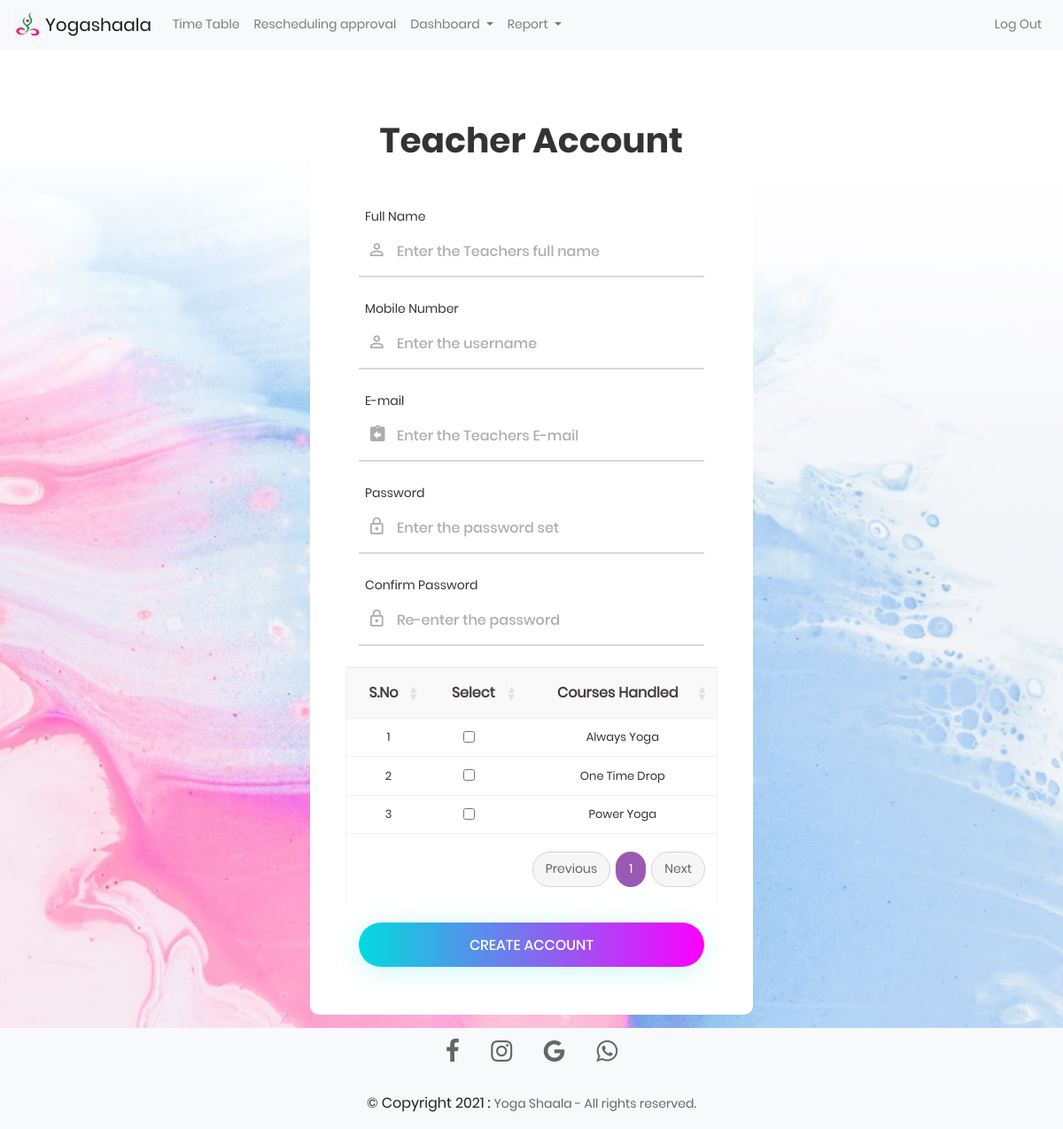
The page /add_teacher/ (signed in) on the database its author committed.
### first_app/models.py (models this page shows, shortened)
class addcourse(models.Model):
    id = models.IntegerField(primary_key=True)
    name = models.CharField(max_length=15)
    classes = models.IntegerField()
    duration = models.IntegerField()
    cost = models.IntegerField()

### first_app/views.py (the view, shortened to what this page needs)
# urls.py: path('add_teacher/',views.add_teacher,name='add_teacher'),
def add_teacher(request):
    if not (request.user.is_superuser):
        return render(request, 'first_app/indexH.html')
    data = addcourse.objects.exclude(id='1')
    context = {'d':data }
    return render(request, 'first_app/add_teacher.html',context)

### templates/first_app/add_teacher.html (shortened to what this page needs)
<!DOCTYPE html>
{% load static %}
<html lang="en">
<head>
	<link rel="stylesheet" type="text/css" href="{% static 'vendor/bootstrap/css/bootstrap.min.css' %}">
	<link rel="stylesheet" type="text/css" href="{% static 'fonts/font-awesome-4.7.0/css/font-awesome.min.css' %}">
	<link rel="stylesheet" type="text/css" href="{% static 'fonts/iconic/css/material-design-iconic-font.min.css' %}">
	<link rel="stylesheet" type="text/css" href="{% static 'vendor/animate/animate.css' %}">
	<link rel="stylesheet" type="text/css" href="{% static 'vendor/css-hamburgers/hamburgers.min.css' %}">
	<link rel="stylesheet" type="text/css" href="{% static 'vendor/animsition/css/animsition.min.css' %}">
	<link rel="stylesheet" type="text/css" href="{% static 'vendor/select2/select2.min.css' %}">
	<link rel="stylesheet" type="text/css" href="{% static 'vendor/daterangepicker/daterangepicker.css' %}">
	<link rel="stylesheet" type="text/css" href="{% static 'css/util.css' %}">
	<link rel="stylesheet" type="text/css" href="{% static 'css/main.css' %}">
    <link rel="stylesheet" type="text/css" href="https://cdn.datatables.net/1.11.3/css/jquery.dataTables.min.css">
    <link rel="stylesheet" type="text/css" href="https://cdnjs.cloudflare.com/ajax/libs/font-awesome/4.7.0/css/font-awesome.css">
</head>
<body>
<nav class="navbar navbar-expand-lg navbar-light bg-light">
    <a class="navbar-brand" href="#">
         <img src="{% static 'images/icons/symbol.jpeg' %}"  width="30" height="30" class="d-inline-block align-top" alt="">
        Yogashaala</a>
    <div class="collapse navbar-collapse" id="navbarSupportedContent">
      <ul class="navbar-nav mr-auto">
        <li class="nav-item">
            <a class="nav-link" href="/admin_home/">Time Table</a>
          </li>
          <li class="nav-item">
          <a class="nav-link" href="/reschedule_approve/">Rescheduling approval</a>
        </li>
        <li class="nav-item dropdown">
            <a class="nav-link dropdown-toggle" href="#" id="navbarDropdown" role="button" data-toggle="dropdown" aria-haspopup="true" aria-expanded="false">
            Dashboard
            </a>
        </li>
		   <li class="nav-item dropdown">
            <a class="nav-link dropdown-toggle" href="#" id="navbarDropdown2" role="button" data-toggle="dropdown" aria-haspopup="true" aria-expanded="false">
            Report
            </a>
        </li>
      </ul>
      <ul class="navbar-nav right hide-on-med-and-down">
        <li>
            <a class="nav-link" aria-current="page" href="/logout/">Log Out</a>
        </li>
    </ul>
    </div>
  </nav>
	<div class="limiter">
		<div class="container-login100" style="background-image:  url({% static 'images/bg-01.jpeg' %});">
			<div class="wrap-login100 p-l-55 p-r-55 p-t-65 p-b-54">
				<form class="login100-form validate-form" method="POST">
					<span class="login100-form-title p-b-49">
						Teacher Account
					</span>
                    <div class="wrap-input100 validate-input m-b-23" data-validate = "Full Name is required">
						<span class="label-input100">Full Name</span>
						<input class="input100" type="text" name="first_name" placeholder="Enter the Teachers full name">
						<span class="focus-input100" data-symbol="&#xf206;"></span>
					</div>
					<div class="wrap-input100 validate-input m-b-23" data-validate = "Username is required">
						<span class="label-input100">Mobile Number</span>
						<input class="input100" type="text" name="username" placeholder="Enter the username">
						<span class="focus-input100" data-symbol="&#xf206;"></span>
					</div>
                    <div class="wrap-input100 validate-input m-b-23" data-validate = "e-Mail is required">
						<span class="label-input100">E-mail</span>
						<input class="input100" type="email" name="email" placeholder="Enter the Teachers E-mail">
						<span class="focus-input100" data-symbol="&#xf10a;"></span>
					</div>
					<div class="wrap-input100 validate-input m-b-23" >
						<span class="label-input100">Password</span>
						<input class="input100" type="password" name="pwd1" placeholder="Enter the password set">
						<span class="focus-input100" data-symbol="&#xf190;"></span>
					</div>
                    <div class="wrap-input100 validate-input m-b-23" >
						<span class="label-input100"> Confirm Password</span>
						<input class="input100" type="password" name="pwd2" placeholder="Re-enter the password">
						<span class="focus-input100" data-symbol="&#xf190;"></span>
					</div>
                    <div class="row">
                        <div class="col-md-12 main-datatable">
                            <div class="card_body">
                                <div class="overflow-x">
                                    <table style="width:100%" id="filtertable" class="table table-hover table cust-datatable dataTable no-footer">
                                        <thead>
                                            <tr>
                                                <th style="min-width: 0px;">S.No</th>
                                                <th style="min-width: 0px;">Select</th>
                                                <th style="min-width: 0px;">Courses Handled</th>
                                            </tr>
                                        </thead>
                                        <tbody>
            								{% for i in d %}
                                            <tr>
												<td>{{ forloop.counter }}</td>
												<td>
                                                    <input class="form-check-input" type="checkbox" value="{{i.id}}" name="id[]" >
                                                </td>
												<td>{{i.name}}</td>
											</tr>
											{% endfor %}
                                        </tbody>
                                    </table>
                                </div>
                            </div>
                        </div>
                    </div>
					<div class="container-login100-form-btn p-t-20">
						<div class="wrap-login100-form-btn">
							<div class="login100-form-bgbtn"></div>
							<button class="login100-form-btn" data-toggle="modal" data-target="#signup">
								Create Account
							</button>
						</div>
					</div>
				</form>
			</div>
		</div>
	</div>
<footer class="page-footer font-small bg-light">
  <div class="container  text-center black-text py-3">
	  <div class="row">
		<div class="col-md-12 justify-content: space-around">
		  <div class="flex-center">
			<a class="fb-ic" href="https://www.facebook.com/yogashaala">
			  <i class="fa fa-facebook-f fa-lg  text-center black-text  fa-2x mr-3 ml-3" > </i>
			</a>
			<a class="ins-ic" href="https://www.instagram.com/yogashaala">
			  <i class="fa fa-instagram fa-lg text-center black-text fa-2x mr-3 ml-3" > </i>
			</a>
			<a class="gplus-ic" href="mailto:info@yogashaala.net?cc=marksim@yogashaala.net&subject=Website%20Contact&body=I%20would%20like%20to%20more%20about%20the%20classes.%20This%20is%20my%20contact%20number%20and%20email%20address.">
			  <i class="fa fa-google fa-lg  text-center black-text  fa-2x mr-3 ml-3" > </i>
			</a>
			<a class="wh-ic" href="https://wa.me/96895753154?text=Please%20write%20your%20name%2C%20mobile%20and%20email%20and%20the%20nature%20of%20your%20enquiry.">
			  <i class="fa fa-whatsapp fa-lg  black-text text-center black-text fa-2x mr-3 ml-3" > </i>
			</a>
		  </div>
		</div>
	  </div>
	</div>
	<div class="footer-copyright text-center black-text py-3">© Copyright 2021 :
	  <a href="#" class="black-text"> Yoga Shaala - All rights reserved. </a>
	</div>
  </footer>
</body>
</html>

### rows shown on the page
addcourse: name "Always Yoga"
addcourse: name "One Time Drop"
addcourse: name "Power Yoga"
